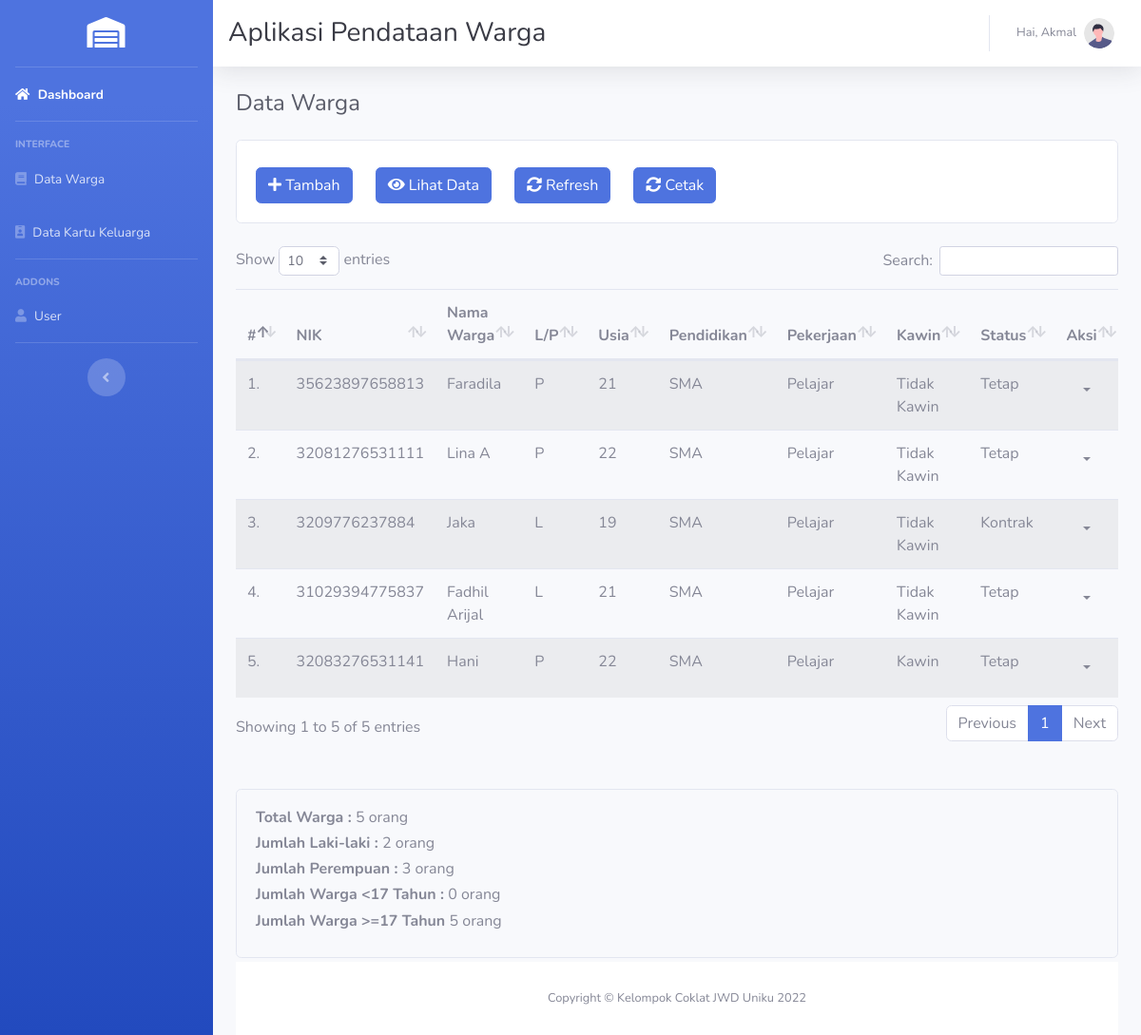
The page /pages/warga/index.php (signed in) on the database its author committed.
### tables this page shows
CREATE TABLE `warga` (
  `id_warga` int(11) NOT NULL,
  `nik_warga` varchar(16) NOT NULL,
  `nama_warga` varchar(45) NOT NULL,
  `tempat_lahir_warga` varchar(30) NOT NULL,
  `tanggal_lahir_warga` date NOT NULL,
  `jenis_kelamin_warga` enum('L','P') NOT NULL,
  `alamat_ktp_warga` text NOT NULL,
  `alamat_warga` text NOT NULL,
  `desa_kelurahan_warga` varchar(30) NOT NULL,
  `kecamatan_warga` varchar(30) NOT NULL,
  `kabupaten_kota_warga` varchar(30) NOT NULL,
  `provinsi_warga` varchar(30) NOT NULL,
  `negara_warga` varchar(30) NOT NULL,
  `rt_warga` varchar(3) NOT NULL,
  `rw_warga` varchar(3) NOT NULL,
  `agama_warga` enum('Islam','Kristen','Katholik','Hindu','Budha','Konghucu') NOT NULL,
  `pendidikan_terakhir_warga` varchar(20) NOT NULL,
  `pekerjaan_warga` varchar(20) NOT NULL,
  `status_perkawinan_warga` enum('Kawin','Tidak Kawin') NOT NULL,
  `status_warga` enum('Tetap','Kontrak') NOT NULL,
  `id_user` int(11) NOT NULL,
  `created_at` timestamp NOT NULL DEFAULT current_timestamp() ON UPDATE current_timestamp(),
  `updated_at` timestamp NOT NULL DEFAULT '0000-00-00 00:00:00'
);

### pages/warga/data-index.php (called while the page is built)
<?php
include('../../config/koneksi.php');
$query = "SELECT *, TIMESTAMPDIFF(YEAR, `tanggal_lahir_warga`, CURDATE()) AS usia_warga FROM warga";
$hasil = mysqli_query($db, $query);
$data_warga = array();
while ($row = mysqli_fetch_assoc($hasil)) {
  $data_warga[] = $row;
}

### pages/dashboard/data-index.php (called while the page is built, shortened)
<?php
include('../../config/koneksi.php');
$query_warga="SELECT COUNT(*) AS total FROM warga";
$hasil_warga=mysqli_query($db, $query_warga);
$jumlah_warga=mysqli_fetch_assoc($hasil_warga);
$query_warga_l = "SELECT COUNT(*) AS total FROM warga WHERE jenis_kelamin_warga = 'L'";
$hasil_warga_l = mysqli_query($db, $query_warga_l);
$jumlah_warga_l = mysqli_fetch_assoc($hasil_warga_l);
$query_warga_p = "SELECT COUNT(*) AS total FROM warga WHERE jenis_kelamin_warga = 'P'";
$hasil_warga_p = mysqli_query($db, $query_warga_p);
$jumlah_warga_p = mysqli_fetch_assoc($hasil_warga_p);
$query_warga_ld_17 = "SELECT COUNT(*) AS total FROM warga where TIMESTAMPDIFF (YEAR, tanggal_lahir_warga, CURDATE()) >= 17 AND tanggal_lahir_warga != '0000-00-00'";
$hasil_warga_ld_17 = mysqli_query($db, $query_warga_ld_17);
$jumlah_warga_ld_17 = mysqli_fetch_assoc($hasil_warga_ld_17);
$query_warga_kd_17 = "SELECT COUNT(*) AS total FROM warga where TIMESTAMPDIFF (YEAR, tanggal_lahir_warga, CURDATE()) < 17 AND tanggal_lahir_warga != '0000-00-00'";
$hasil_warga_kd_17 = mysqli_query($db, $query_warga_kd_17);
$jumlah_warga_kd_17 = mysqli_fetch_assoc($hasil_warga_kd_17);

### pages/warga/index.php (the view, shortened to what this page needs)
<?php include('../_partials/dashboard-top.php') ?>
<div id="wrapper">
<?php include('../_partials/dashboard-sidebar.php'); ?>
<div id="content-wrapper" class="d-flex flex-column">
<div id="content">
<?php include('../_partials/dashboard-topbar.php'); ?>
<div class="container-fluid">
<div class="d-sm-flex align-items-center justify-content-between mb-4">
<h1 class="h4 mb-0 text-gray-800">Data Warga</h1>
</div>
<?php include('_partials/menu.php') ?>
<?php include('data-index.php') ?>
<?php include('../dashboard/data-index.php') ?>
<div class="table-responsive">
  <table class="table table-striped table-condensed table-hover" id="datatable">
    <thead>
      <tr>
        <th>#</th>
        <th>NIK</th>
        <th>Nama Warga</th>
        <th>L/P</th>
        <th>Usia</th>
        <th>Pendidikan</th>
        <th>Pekerjaan</th>
        <th>Kawin</th>
        <th>Status</th>
        <th>Aksi</th>
      </tr>
    </thead>
    <tbody>
      <?php $nomor = 1; ?>
      <?php foreach ($data_warga as $warga) : ?>
      <tr>
        <td><?php echo $nomor++ ?>.</td>
        <td><?php echo $warga['nik_warga'] ?></td>
        <td><?php echo $warga['nama_warga'] ?></td>
        <td><?php echo $warga['jenis_kelamin_warga'] ?></td>
        <td><?php echo $warga['usia_warga'] ?></td>
        <td><?php echo $warga['pendidikan_terakhir_warga'] ?></td>
        <td><?php echo $warga['pekerjaan_warga'] ?></td>
        <td><?php echo $warga['status_perkawinan_warga'] ?></td>
        <td><?php echo $warga['status_warga'] ?></td>
        <td>
          <div class="btn-group pull-right">
            <button type="button" class="btn btn-default btn-xs dropdown-toggle" data-toggle="dropdown" aria-expanded="true">
            </button>
          </div>
        </td>
      </tr>
      <?php endforeach ?>
    </tbody>
  </table>
</div>
<br><br>
<div class="card text-grey bg-light mb-1">
  <div class="card-body">
    <h6><b>Total Warga : </b>
    <?php echo $jumlah_warga['total'] ?> orang</h6>
    <h6><b>Jumlah Laki-laki : </b>
    <?php echo $jumlah_warga_l['total'] ?> orang</h6>
    <h6><b>Jumlah Perempuan : </b>
    <?php echo $jumlah_warga_p['total'] ?> orang</h6>
    <h6><b>Jumlah Warga <17 Tahun : </b>
    <?php echo $jumlah_warga_kd_17['total'] ?> orang</h6>
    <h6><b>Jumlah Warga >=17 Tahun </b>
    <?php echo $jumlah_warga_ld_17['total'] ?> orang</h6>
  </div>
</div>
<?php include('../_partials/dashboard-footer.php') ?>
<?php include('../_partials/dashboard-bottom.php') ?>

### pages/_partials/dashboard-top.php (shortened to what this page needs)
<!DOCTYPE html>
<html lang="en">
  <head>
    <link
      href="../../assets/vendor/fontawesome-free/css/all.min.css"
      rel="stylesheet"
      type="text/css"
    />
    <link rel="stylesheet" href="../../assets/vendor/datatables/dataTables.bootstrap4.min.css">
    <link href="../../assets/css/sb-admin-2.min.css" rel="stylesheet" />
  </head>
  <body id="page-top">

### pages/_partials/dashboard-sidebar.php
<ul
  class="navbar-nav bg-gradient-primary sidebar sidebar-dark accordion"
  id="accordionSidebar"
>
  <a
    class="sidebar-brand d-flex align-items-center justify-content-center"
    href="../dashboard/index.php"
  >
    <div class="sidebar-brand-icon">
      <i class="fas fa-warehouse"></i>
    </div>
  </a>
  <hr class="sidebar-divider my-0" />
  <li class="nav-item active">
    <a class="nav-link" href="../dashboard/index.php">
      <i class="fas fa-home"></i>
      <span>Dashboard</span></a
    >
  </li>
  <hr class="sidebar-divider" />
  <div class="sidebar-heading">Interface</div>
  <li class="nav-item">
    <a
      class="nav-link collapsed"
      href="../warga"
    >
      <i class="fas fa-book"></i>
      <span>Data Warga</span>
    </a>
  </li>
  <li class="nav-item">
    <a
      class="nav-link collapsed"
      href="../kartu-keluarga"
    >
      <i class="fas fa-id-badge"></i>
      <span>Data Kartu Keluarga</span>
    </a>
  </li>
  <hr class="sidebar-divider" />
  <div class="sidebar-heading">Addons</div>
  <li class="nav-item">
    <a class="nav-link" href="../user">
      <i class="fas fa-user"></i>
      <span>User</span></a
    >
  </li>
  <hr class="sidebar-divider d-none d-md-block" />
  <div class="text-center d-none d-md-inline">
    <button class="rounded-circle border-0" id="sidebarToggle"></button>
  </div>
</ul>

### pages/_partials/dashboard-topbar.php (shortened to what this page needs)
<nav
  class="navbar navbar-expand navbar-light bg-white topbar mb-4 static-top shadow"
>
  <h1 class="h3 mb-0 text-gray-900">Aplikasi Pendataan Warga</h1>
  <ul class="navbar-nav ml-auto">
    <li class="nav-item dropdown no-arrow">
      <a
        class="nav-link dropdown-toggle"
        href="#"
        id="userDropdown"
        role="button"
        data-toggle="dropdown"
        aria-haspopup="true"
        aria-expanded="false"
      >
        <span class="mr-2 d-none d-lg-inline text-gray-600 small"
          >Hai, <?php echo $_SESSION['user']['nama_user'] ?></span
        >
        <img class="img-profile rounded-circle" src="../../assets/img/undraw_profile.svg">
      </a>
    </li>
  </ul>
</nav>

### pages/warga/_partials/menu.php
<div class="card card-default">
  <div class="card-body">
    <div class="row">
      <div class="col-auto mt-2">
        <a href="create.php" class="btn btn-primary">
          <i class="fas fa-plus"></i> Tambah
        </a>
      </div>
      <div class="col-auto mt-2">
        <a href="index.php" class="btn btn-primary">
          <i class="fas fa-eye"></i> Lihat Data
        </a>
      </div>
      <div class="col-auto mt-2">
        <a href="#" class="btn btn-primary">
          <i class="fas fa-sync-alt"></i> Refresh
        </a>
      </div>
      <div class="col-auto mt-2">
        <a href="cetak-index.php" class="btn btn-primary">
          <i class="fas fa-sync-alt"></i> Cetak
        </a>
      </div>
    </div>
  </div>
</div>
<br>

### pages/_partials/dashboard-footer.php
<footer class="sticky-footer bg-white">
  <div class="container my-auto">
    <div class="copyright text-center my-auto">
      <span>Copyright &copy; Kelompok Coklat JWD Uniku 2022</span>
    </div>
  </div>
</footer>

### pages/_partials/dashboard-bottom.php (shortened to what this page needs)
  </body>
</html>

### rows shown on the page
warga: nik_warga "35623897658813", nama_warga "Faradila", jenis_kelamin_warga "P", usia_warga "21", pendidikan_terakhir_warga "SMA", pekerjaan_warga "Pelajar", status_perkawinan_warga "Tidak Kawin", status_warga "Tetap"
warga: nik_warga "32081276531111", nama_warga "Lina A", jenis_kelamin_warga "P", usia_warga "22", pendidikan_terakhir_warga "SMA", pekerjaan_warga "Pelajar", status_perkawinan_warga "Tidak Kawin", status_warga "Tetap"
warga: nik_warga "3209776237884", nama_warga "Jaka", jenis_kelamin_warga "L", usia_warga "19", pendidikan_terakhir_warga "SMA", pekerjaan_warga "Pelajar", status_perkawinan_warga "Tidak Kawin", status_warga "Kontrak"
warga: nik_warga "31029394775837", nama_warga "Fadhil Arijal", jenis_kelamin_warga "L", usia_warga "21", pendidikan_terakhir_warga "SMA", pekerjaan_warga "Pelajar", status_perkawinan_warga "Tidak Kawin", status_warga "Tetap"
warga: nik_warga "32083276531141", nama_warga "Hani", jenis_kelamin_warga "P", usia_warga "22", pendidikan_terakhir_warga "SMA", pekerjaan_warga "Pelajar", status_perkawinan_warga "Kawin", status_warga "Tetap"

### other values the page prints
$_SESSION['user']['nama_user'] "Akmal"
$jumlah_warga['total'] "5"
$jumlah_warga_l['total'] "2"
$jumlah_warga_p['total'] "3"
$jumlah_warga_kd_17['total'] "0"
$jumlah_warga_ld_17['total'] "5"
